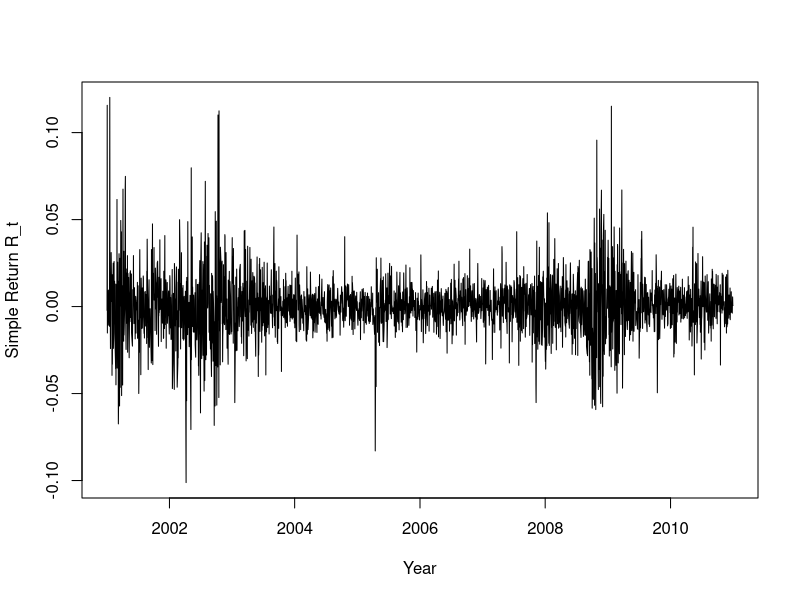
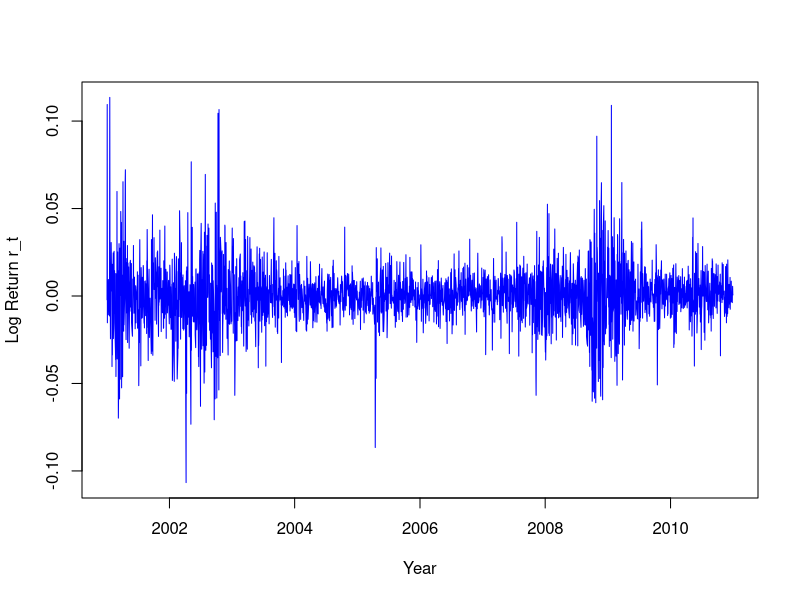
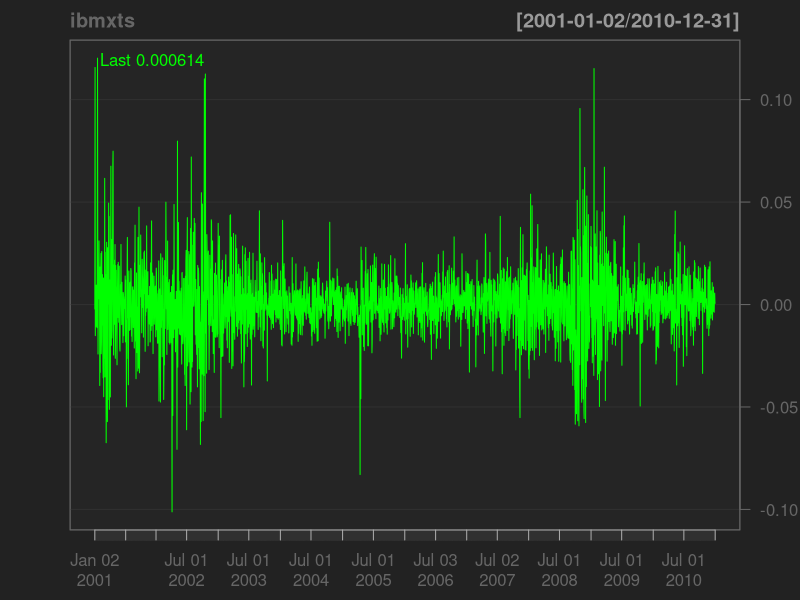

The R script that drew these images, in order:
## ---- chunk 1
install.packages("quantmod")
library(quantmod)
## ---- chunk 2
#plot the returns

#read IBM stock data
setwd('/Users/sruttenb/Desktop')
ibm<-read.table('d-ibm-0110.txt', header=T)
attach(ibm)
date1<-as.Date(as.character(date), format='%Y%m%d')

#simple return
plot(date1,return,col='black',type='l',ylab='Simple Return R_t',xlab='Year')

#continuous compounding return
con_return<-log(1+return)
##dev.new()
plot(date1,con_return,col='blue',type='l',ylab='Log Return r_t',xlab='Year')

diff<-abs(return-con_return) #when return is small, simple return approximately equals to continuous compounded return 

## ---- chunk 3
#use Quantmod package
library(quantmod)
date2<-strptime(date,format='%Y%m%d')
ibmxts<-xts(return,order.by=date2)
chartSeries(ibmxts)
